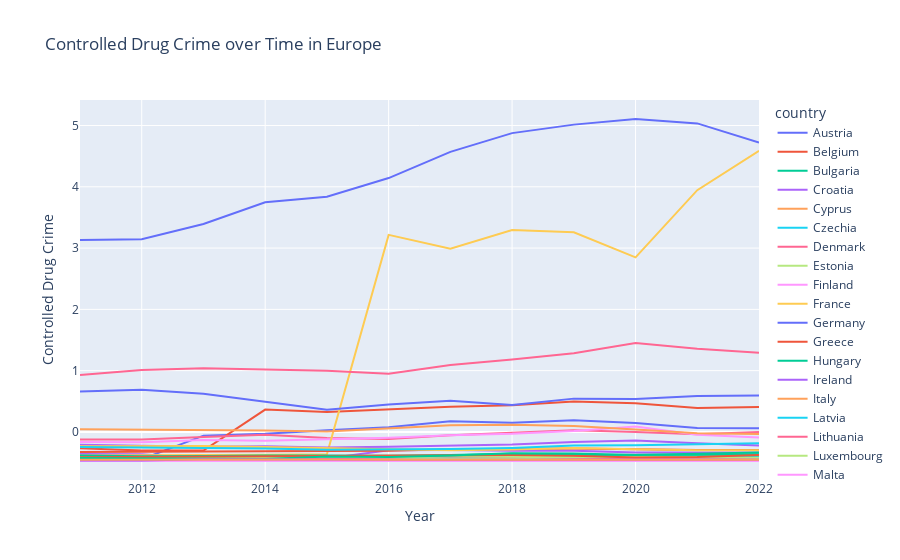

Write notebook code for a chart like this one.
### Code cell
fig = px.line(
    combined,
    x='year',
    y='safety',
    color='country',
    labels={'year': 'Year', 'safety': 'Controlled Drug Crime'},
    title= 'Controlled Drug Crime over Time in Europe',
    hover_data=['country', 'year']
)
fig

### Figure 1 — Plotly figure (JSON) as saved in the notebook; plotly's stock layout.template omitted (floating-point values rounded to 4 significant figures)
{"data": [{"customdata": [["Austria"], ["Austria"], ["Austria"], ["Austria"], ["Austria"], ["Austria"], ["Austria"], ["Austria"], ["Austria"], ["Austria"], ["Austria"], ["Austria"]], "hovertemplate": "country=%{customdata[0]}<br>Year=%{x}<br>Controlled Drug Crime=%{y}<extra></extra>", "legendgroup": "Austria", "line": {"color": "#636efa", "dash": "solid"}, "marker": {"symbol": "circle"}, "mode": "lines", "name": "Austria", "orientation": "v", "showlegend": true, "type": "scatter", "x": [2011, 2012, 2013, 2014, 2015, 2016, 2017, 2018, 2019, 2020, 2021, 2022], "xaxis": "x", "y": [-0.4414, -0.4465, -0.06115, -0.03164, 0.02814, 0.0763, 0.175, 0.1517, 0.1913, 0.1458, 0.06448, 0.06099], "yaxis": "y"}, {"customdata": [["Belgium"], ["Belgium"], ["Belgium"], ["Belgium"], ["Belgium"], ["Belgium"], ["Belgium"], ["Belgium"], ["Belgium"], ["Belgium"], ["Belgium"], ["Belgium"]], "hovertemplate": "country=%{customdata[0]}<br>Year=%{x}<br>Controlled Drug Crime=%{y}<extra></extra>", "legendgroup": "Belgium", "line": {"color": "#EF553B", "dash": "solid"}, "marker": {"symbol": "circle"}, "mode": "lines", "name": "Belgium", "orientation": "v", "showlegend": true, "type": "scatter", "x": [2011, 2012, 2013, 2014, 2015, 2016, 2017, 2018, 2019, 2020, 2021, 2022], "xaxis": "x", "y": [-0.2658, -0.3038, -0.3025, 0.3648, 0.327, 0.3716, 0.4124, 0.4358, 0.4963, 0.468, 0.3885, 0.4075], "yaxis": "y"}, {"customdata": [["Bulgaria"], ["Bulgaria"], ["Bulgaria"], ["Bulgaria"], ["Bulgaria"], ["Bulgaria"], ["Bulgaria"], ["Bulgaria"], ["Bulgaria"], ["Bulgaria"], ["Bulgaria"], ["Bulgaria"]], "hovertemplate": "country=%{customdata[0]}<br>Year=%{x}<br>Controlled Drug Crime=%{y}<extra></extra>", "legendgroup": "Bulgaria", "line": {"color": "#00cc96", "dash": "solid"}, "marker": {"symbol": "circle"}, "mode": "lines", "name": "Bulgaria", "orientation": "v", "showlegend": true, "type": "scatter", "x": [2011, 2012, 2013, 2014, 2015, 2016, 2017, 2018, 2019, 2020, 2021, 2022], "xaxis": "x", "y": [-0.4332, -0.4317, -0.4303, -0.4274, -0.4156, -0.4045, -0.4007, -0.3923, -0.3933, -0.4018, -0.4018, -0.3951], "yaxis": "y"}, {"customdata": [["Croatia"], ["Croatia"], ["Croatia"], ["Croatia"], ["Croatia"], ["Croatia"], ["Croatia"], ["Croatia"], ["Croatia"], ["Croatia"], ["Croatia"], ["Croatia"]], "hovertemplate": "country=%{customdata[0]}<br>Year=%{x}<br>Controlled Drug Crime=%{y}<extra></extra>", "legendgroup": "Croatia", "line": {"color": "#ab63fa", "dash": "solid"}, "marker": {"symbol": "circle"}, "mode": "lines", "name": "Croatia", "orientation": "v", "showlegend": true, "type": "scatter", "x": [2011, 2012, 2013, 2014, 2015, 2016, 2017, 2018, 2019, 2020, 2021, 2022], "xaxis": "x", "y": [-0.3583, -0.3655, -0.4359, -0.4355, -0.4335, -0.2995, -0.2965, -0.3059, -0.3059, -0.3362, -0.3402, -0.3366], "yaxis": "y"}, {"customdata": [["Cyprus"], ["Cyprus"], ["Cyprus"], ["Cyprus"], ["Cyprus"], ["Cyprus"], ["Cyprus"], ["Cyprus"], ["Cyprus"], ["Cyprus"], ["Cyprus"], ["Cyprus"]], "hovertemplate": "country=%{customdata[0]}<br>Year=%{x}<br>Controlled Drug Crime=%{y}<extra></extra>", "legendgroup": "Cyprus", "line": {"color": "#FFA15A", "dash": "solid"}, "marker": {"symbol": "circle"}, "mode": "lines", "name": "Cyprus", "orientation": "v", "showlegend": true, "type": "scatter", "x": [2011, 2012, 2013, 2014, 2015, 2016, 2017, 2018, 2019, 2020, 2021, 2022], "xaxis": "x", "y": [-0.4626, -0.4611, -0.4616, -0.4604, -0.4627, -0.4635, -0.4625, -0.4594, -0.4611, -0.4639, -0.4641, -0.4612], "yaxis": "y"}, {"customdata": [["Czechia"], ["Czechia"], ["Czechia"], ["Czechia"], ["Czechia"], ["Czechia"], ["Czechia"], ["Czechia"], ["Czechia"], ["Czechia"], ["Czechia"], ["Czechia"]], "hovertemplate": "country=%{customdata[0]}<br>Year=%{x}<br>Controlled Drug Crime=%{y}<extra></extra>", "legendgroup": "Czechia", "line": {"color": "#19d3f3", "dash": "solid"}, "marker": {"symbol": "circle"}, "mode": "lines", "name": "Czechia", "orientation": "v", "showlegend": true, "type": "scatter", "x": [2011, 2012, 2013, 2014, 2015, 2016, 2017, 2018, 2019, 2020, 2021, 2022], "xaxis": "x", "y": [-0.4214, -0.4186, -0.3987, -0.3914, -0.3921, -0.3919, -0.3914, -0.3934, -0.4033, -0.4129, -0.4128, -0.4127], "yaxis": "y"}, {"customdata": [["Denmark"], ["Denmark"], ["Denmark"], ["Denmark"], ["Denmark"], ["Denmark"], ["Denmark"], ["Denmark"], ["Denmark"], ["Denmark"], ["Denmark"], ["Denmark"]], "hovertemplate": "country=%{customdata[0]}<br>Year=%{x}<br>Controlled Drug Crime=%{y}<extra></extra>", "legendgroup": "Denmark", "line": {"color": "#FF6692", "dash": "solid"}, "marker": {"symbol": "circle"}, "mode": "lines", "name": "Denmark", "orientation": "v", "showlegend": true, "type": "scatter", "x": [2011, 2012, 2013, 2014, 2015, 2016, 2017, 2018, 2019, 2020, 2021, 2022], "xaxis": "x", "y": [-0.1246, -0.1236, -0.08327, -0.04799, -0.09806, -0.1153, -0.05424, -0.01629, 0.02621, -0.0002418, -0.03925, 0.0004909], "yaxis": "y"}, {"customdata": [["Estonia"], ["Estonia"], ["Estonia"], ["Estonia"], ["Estonia"], ["Estonia"], ["Estonia"], ["Estonia"], ["Estonia"], ["Estonia"], ["Estonia"], ["Estonia"]], "hovertemplate": "country=%{customdata[0]}<br>Year=%{x}<br>Controlled Drug Crime=%{y}<extra></extra>", "legendgroup": "Estonia", "line": {"color": "#B6E880", "dash": "solid"}, "marker": {"symbol": "circle"}, "mode": "lines", "name": "Estonia", "orientation": "v", "showlegend": true, "type": "scatter", "x": [2011, 2012, 2013, 2014, 2015, 2016, 2017, 2018, 2019, 2020, 2021, 2022], "xaxis": "x", "y": [-0.4185, -0.4064, -0.406, -0.415, -0.4008, -0.3906, -0.3882, -0.4081, -0.4158, -0.4204, -0.4216, -0.4255], "yaxis": "y"}, {"customdata": [["Finland"], ["Finland"], ["Finland"], ["Finland"], ["Finland"], ["Finland"], ["Finland"], ["Finland"], ["Finland"], ["Finland"], ["Finland"], ["Finland"]], "hovertemplate": "country=%{customdata[0]}<br>Year=%{x}<br>Controlled Drug Crime=%{y}<extra></extra>", "legendgroup": "Finland", "line": {"color": "#FF97FF", "dash": "solid"}, "marker": {"symbol": "circle"}, "mode": "lines", "name": "Finland", "orientation": "v", "showlegend": true, "type": "scatter", "x": [2011, 2012, 2013, 2014, 2015, 2016, 2017, 2018, 2019, 2020, 2021, 2022], "xaxis": "x", "y": [-0.1655, -0.17, -0.131, -0.1443, -0.1191, -0.09336, -0.05492, -0.03146, 0.01689, 0.08987, -0.0452, -0.09206], "yaxis": "y"}, {"customdata": [["France"], ["France"], ["France"], ["France"], ["France"], ["France"], ["France"], ["France"], ["France"], ["France"], ["France"], ["France"]], "hovertemplate": "country=%{customdata[0]}<br>Year=%{x}<br>Controlled Drug Crime=%{y}<extra></extra>", "legendgroup": "France", "line": {"color": "#FECB52", "dash": "solid"}, "marker": {"symbol": "circle"}, "mode": "lines", "name": "France", "orientation": "v", "showlegend": true, "type": "scatter", "x": [2011, 2012, 2013, 2014, 2015, 2016, 2017, 2018, 2019, 2020, 2021, 2022], "xaxis": "x", "y": [-0.3864, -0.3868, -0.3783, -0.3716, -0.3626, 3.216, 2.991, 3.295, 3.258, 2.849, 3.945, 4.588], "yaxis": "y"}, {"customdata": [["Germany"], ["Germany"], ["Germany"], ["Germany"], ["Germany"], ["Germany"], ["Germany"], ["Germany"], ["Germany"], ["Germany"], ["Germany"], ["Germany"]], "hovertemplate": "country=%{customdata[0]}<br>Year=%{x}<br>Controlled Drug Crime=%{y}<extra></extra>", "legendgroup": "Germany", "line": {"color": "#636efa", "dash": "solid"}, "marker": {"symbol": "circle"}, "mode": "lines", "name": "Germany", "orientation": "v", "showlegend": true, "type": "scatter", "x": [2011, 2012, 2013, 2014, 2015, 2016, 2017, 2018, 2019, 2020, 2021, 2022], "xaxis": "x", "y": [3.133, 3.143, 3.393, 3.748, 3.837, 4.142, 4.57, 4.876, 5.015, 5.107, 5.035, 4.724], "yaxis": "y"}, {"customdata": [["Greece"], ["Greece"], ["Greece"], ["Greece"], ["Greece"], ["Greece"], ["Greece"], ["Greece"], ["Greece"], ["Greece"], ["Greece"], ["Greece"]], "hovertemplate": "country=%{customdata[0]}<br>Year=%{x}<br>Controlled Drug Crime=%{y}<extra></extra>", "legendgroup": "Greece", "line": {"color": "#EF553B", "dash": "solid"}, "marker": {"symbol": "circle"}, "mode": "lines", "name": "Greece", "orientation": "v", "showlegend": true, "type": "scatter", "x": [2011, 2012, 2013, 2014, 2015, 2016, 2017, 2018, 2019, 2020, 2021, 2022], "xaxis": "x", "y": [-0.3275, -0.322, -0.317, -0.3111, -0.3122, -0.3076, -0.2815, -0.2703, -0.2693, -0.2811, -0.294, -0.2933], "yaxis": "y"}, {"customdata": [["Hungary"], ["Hungary"], ["Hungary"], ["Hungary"], ["Hungary"], ["Hungary"], ["Hungary"], ["Hungary"], ["Hungary"], ["Hungary"], ["Hungary"], ["Hungary"]], "hovertemplate": "country=%{customdata[0]}<br>Year=%{x}<br>Controlled Drug Crime=%{y}<extra></extra>", "legendgroup": "Hungary", "line": {"color": "#00cc96", "dash": "solid"}, "marker": {"symbol": "circle"}, "mode": "lines", "name": "Hungary", "orientation": "v", "showlegend": true, "type": "scatter", "x": [2011, 2012, 2013, 2014, 2015, 2016, 2017, 2018, 2019, 2020, 2021, 2022], "xaxis": "x", "y": [-0.3854, -0.3973, -0.3943, -0.3834, -0.3848, -0.389, -0.3782, -0.3544, -0.377, -0.3776, -0.3704, -0.3636], "yaxis": "y"}, {"customdata": [["Ireland"], ["Ireland"], ["Ireland"], ["Ireland"], ["Ireland"], ["Ireland"], ["Ireland"], ["Ireland"], ["Ireland"], ["Ireland"], ["Ireland"], ["Ireland"]], "hovertemplate": "country=%{customdata[0]}<br>Year=%{x}<br>Controlled Drug Crime=%{y}<extra></extra>", "legendgroup": "Ireland", "line": {"color": "#ab63fa", "dash": "solid"}, "marker": {"symbol": "circle"}, "mode": "lines", "name": "Ireland", "orientation": "v", "showlegend": true, "type": "scatter", "x": [2011, 2012, 2013, 2014, 2015, 2016, 2017, 2018, 2019, 2020, 2021, 2022], "xaxis": "x", "y": [-0.2086, -0.2268, -0.2429, -0.2347, -0.2547, -0.2431, -0.2285, -0.2061, -0.1624, -0.1385, -0.1841, -0.2227], "yaxis": "y"}, {"customdata": [["Italy"], ["Italy"], ["Italy"], ["Italy"], ["Italy"], ["Italy"], ["Italy"], ["Italy"], ["Italy"], ["Italy"], ["Italy"], ["Italy"]], "hovertemplate": "country=%{customdata[0]}<br>Year=%{x}<br>Controlled Drug Crime=%{y}<extra></extra>", "legendgroup": "Italy", "line": {"color": "#FFA15A", "dash": "solid"}, "marker": {"symbol": "circle"}, "mode": "lines", "name": "Italy", "orientation": "v", "showlegend": true, "type": "scatter", "x": [2011, 2012, 2013, 2014, 2015, 2016, 2017, 2018, 2019, 2020, 2021, 2022], "xaxis": "x", "y": [0.0427, 0.03992, 0.03574, 0.02261, 0.008383, 0.06033, 0.1084, 0.1151, 0.09863, 0.04033, -0.02087, -0.03181], "yaxis": "y"}, {"customdata": [["Latvia"], ["Latvia"], ["Latvia"], ["Latvia"], ["Latvia"], ["Latvia"], ["Latvia"], ["Latvia"], ["Latvia"], ["Latvia"], ["Latvia"], ["Latvia"]], "hovertemplate": "country=%{customdata[0]}<br>Year=%{x}<br>Controlled Drug Crime=%{y}<extra></extra>", "legendgroup": "Latvia", "line": {"color": "#19d3f3", "dash": "solid"}, "marker": {"symbol": "circle"}, "mode": "lines", "name": "Latvia", "orientation": "v", "showlegend": true, "type": "scatter", "x": [2011, 2012, 2013, 2014, 2015, 2016, 2017, 2018, 2019, 2020, 2021, 2022], "xaxis": "x", "y": [-0.4468, -0.4349, -0.4519, -0.4357, -0.423, -0.4362, -0.4312, -0.4371, -0.4409, -0.4467, -0.4545, -0.4575], "yaxis": "y"}, {"customdata": [["Lithuania"], ["Lithuania"], ["Lithuania"], ["Lithuania"], ["Lithuania"], ["Lithuania"], ["Lithuania"], ["Lithuania"], ["Lithuania"], ["Lithuania"], ["Lithuania"], ["Lithuania"]], "hovertemplate": "country=%{customdata[0]}<br>Year=%{x}<br>Controlled Drug Crime=%{y}<extra></extra>", "legendgroup": "Lithuania", "line": {"color": "#FF6692", "dash": "solid"}, "marker": {"symbol": "circle"}, "mode": "lines", "name": "Lithuania", "orientation": "v", "showlegend": true, "type": "scatter", "x": [2011, 2012, 2013, 2014, 2015, 2016, 2017, 2018, 2019, 2020, 2021, 2022], "xaxis": "x", "y": [-0.4424, -0.431, -0.4409, -0.4374, -0.4383, -0.4419, -0.4368, -0.4277, -0.4298, -0.432, -0.4288, -0.4298], "yaxis": "y"}, {"customdata": [["Luxembourg"], ["Luxembourg"], ["Luxembourg"], ["Luxembourg"], ["Luxembourg"], ["Luxembourg"], ["Luxembourg"], ["Luxembourg"], ["Luxembourg"], ["Luxembourg"], ["Luxembourg"], ["Luxembourg"]], "hovertemplate": "country=%{customdata[0]}<br>Year=%{x}<br>Controlled Drug Crime=%{y}<extra></extra>", "legendgroup": "Luxembourg", "line": {"color": "#B6E880", "dash": "solid"}, "marker": {"symbol": "circle"}, "mode": "lines", "name": "Luxembourg", "orientation": "v", "showlegend": true, "type": "scatter", "x": [2011, 2012, 2013, 2014, 2015, 2016, 2017, 2018, 2019, 2020, 2021, 2022], "xaxis": "x", "y": [-0.432, -0.4374, -0.4277, -0.4129, -0.4055, -0.4161, -0.4359, -0.431, -0.4122, -0.4063, -0.4193, -0.4221], "yaxis": "y"}, {"customdata": [["Malta"], ["Malta"], ["Malta"], ["Malta"], ["Malta"], ["Malta"], ["Malta"], ["Malta"], ["Malta"], ["Malta"], ["Malta"], ["Malta"]], "hovertemplate": "country=%{customdata[0]}<br>Year=%{x}<br>Controlled Drug Crime=%{y}<extra></extra>", "legendgroup": "Malta", "line": {"color": "#FF97FF", "dash": "solid"}, "marker": {"symbol": "circle"}, "mode": "lines", "name": "Malta", "orientation": "v", "showlegend": true, "type": "scatter", "x": [2011, 2012, 2013, 2014, 2015, 2016, 2017, 2018, 2019, 2020, 2021, 2022], "xaxis": "x", "y": [-0.4741, -0.4738, -0.4737, -0.4739, -0.4745, -0.4735, -0.4721, -0.4715, -0.4744, -0.4743, -0.4676, -0.4736], "yaxis": "y"}, {"customdata": [["Netherlands"], ["Netherlands"], ["Netherlands"], ["Netherlands"], ["Netherlands"], ["Netherlands"], ["Netherlands"], ["Netherlands"], ["Netherlands"], ["Netherlands"], ["Netherlands"], ["Netherlands"]], "hovertemplate": "country=%{customdata[0]}<br>Year=%{x}<br>Controlled Drug Crime=%{y}<extra></extra>", "legendgroup": "Netherlands", "line": {"color": "#FECB52", "dash": "solid"}, "marker": {"symbol": "circle"}, "mode": "lines", "name": "Netherlands", "orientation": "v", "showlegend": true, "type": "scatter", "x": [2011, 2012, 2013, 2014, 2015, 2016, 2017, 2018, 2019, 2020, 2021, 2022], "xaxis": "x", "y": [-0.2344, -0.2304, -0.2313, -0.2449, -0.2658, -0.2868, -0.2979, -0.2863, -0.2643, -0.2814, -0.2998, -0.2974], "yaxis": "y"}, {"customdata": [["Poland"], ["Poland"], ["Poland"], ["Poland"], ["Poland"], ["Poland"], ["Poland"], ["Poland"], ["Poland"], ["Poland"], ["Poland"], ["Poland"]], "hovertemplate": "country=%{customdata[0]}<br>Year=%{x}<br>Controlled Drug Crime=%{y}<extra></extra>", "legendgroup": "Poland", "line": {"color": "#636efa", "dash": "solid"}, "marker": {"symbol": "circle"}, "mode": "lines", "name": "Poland", "orientation": "v", "showlegend": true, "type": "scatter", "x": [2011, 2012, 2013, 2014, 2015, 2016, 2017, 2018, 2019, 2020, 2021, 2022], "xaxis": "x", "y": [0.661, 0.6888, 0.6213, 0.4972, 0.363, 0.4459, 0.5101, 0.4402, 0.5434, 0.5391, 0.586, 0.5934], "yaxis": "y"}, {"customdata": [["Portugal"], ["Portugal"], ["Portugal"], ["Portugal"], ["Portugal"], ["Portugal"], ["Portugal"], ["Portugal"], ["Portugal"], ["Portugal"], ["Portugal"], ["Portugal"]], "hovertemplate": "country=%{customdata[0]}<br>Year=%{x}<br>Controlled Drug Crime=%{y}<extra></extra>", "legendgroup": "Portugal", "line": {"color": "#EF553B", "dash": "solid"}, "marker": {"symbol": "circle"}, "mode": "lines", "name": "Portugal", "orientation": "v", "showlegend": true, "type": "scatter", "x": [2011, 2012, 2013, 2014, 2015, 2016, 2017, 2018, 2019, 2020, 2021, 2022], "xaxis": "x", "y": [-0.4125, -0.406, -0.4059, -0.4043, -0.396, -0.3891, -0.3779, -0.377, -0.3891, -0.4163, -0.4091, -0.3782], "yaxis": "y"}, {"customdata": [["Romania"], ["Romania"], ["Romania"], ["Romania"], ["Romania"], ["Romania"], ["Romania"], ["Romania"], ["Romania"], ["Romania"], ["Romania"], ["Romania"]], "hovertemplate": "country=%{customdata[0]}<br>Year=%{x}<br>Controlled Drug Crime=%{y}<extra></extra>", "legendgroup": "Romania", "line": {"color": "#00cc96", "dash": "solid"}, "marker": {"symbol": "circle"}, "mode": "lines", "name": "Romania", "orientation": "v", "showlegend": true, "type": "scatter", "x": [2011, 2012, 2013, 2014, 2015, 2016, 2017, 2018, 2019, 2020, 2021, 2022], "xaxis": "x", "y": [-0.4241, -0.433, -0.4393, -0.4401, -0.3997, -0.4086, -0.3833, -0.3473, -0.3532, -0.3759, -0.3575, -0.3357], "yaxis": "y"}, {"customdata": [["Slovakia"], ["Slovakia"], ["Slovakia"], ["Slovakia"], ["Slovakia"], ["Slovakia"], ["Slovakia"], ["Slovakia"], ["Slovakia"], ["Slovakia"], ["Slovakia"], ["Slovakia"]], "hovertemplate": "country=%{customdata[0]}<br>Year=%{x}<br>Controlled Drug Crime=%{y}<extra></extra>", "legendgroup": "Slovakia", "line": {"color": "#ab63fa", "dash": "solid"}, "marker": {"symbol": "circle"}, "mode": "lines", "name": "Slovakia", "orientation": "v", "showlegend": true, "type": "scatter", "x": [2011, 2012, 2013, 2014, 2015, 2016, 2017, 2018, 2019, 2020, 2021, 2022], "xaxis": "x", "y": [-0.4652, -0.4653, -0.4474, -0.4523, -0.4501, -0.4541, -0.4543, -0.4528, -0.4505, -0.4541, -0.4498, -0.4537], "yaxis": "y"}, {"customdata": [["Slovenia"], ["Slovenia"], ["Slovenia"], ["Slovenia"], ["Slovenia"], ["Slovenia"], ["Slovenia"], ["Slovenia"], ["Slovenia"], ["Slovenia"], ["Slovenia"], ["Slovenia"]], "hovertemplate": "country=%{customdata[0]}<br>Year=%{x}<br>Controlled Drug Crime=%{y}<extra></extra>", "legendgroup": "Slovenia", "line": {"color": "#FFA15A", "dash": "solid"}, "marker": {"symbol": "circle"}, "mode": "lines", "name": "Slovenia", "orientation": "v", "showlegend": true, "type": "scatter", "x": [2011, 2012, 2013, 2014, 2015, 2016, 2017, 2018, 2019, 2020, 2021, 2022], "xaxis": "x", "y": [-0.4539, -0.45, -0.4507, -0.4515, -0.4503, -0.4549, -0.4521, -0.4537, -0.4559, -0.454, -0.4552, -0.4558], "yaxis": "y"}, {"customdata": [["Spain"], ["Spain"], ["Spain"], ["Spain"], ["Spain"], ["Spain"], ["Spain"], ["Spain"], ["Spain"], ["Spain"], ["Spain"], ["Spain"]], "hovertemplate": "country=%{customdata[0]}<br>Year=%{x}<br>Controlled Drug Crime=%{y}<extra></extra>", "legendgroup": "Spain", "line": {"color": "#19d3f3", "dash": "solid"}, "marker": {"symbol": "circle"}, "mode": "lines", "name": "Spain", "orientation": "v", "showlegend": true, "type": "scatter", "x": [2011, 2012, 2013, 2014, 2015, 2016, 2017, 2018, 2019, 2020, 2021, 2022], "xaxis": "x", "y": [-0.2445, -0.2554, -0.2586, -0.2721, -0.2926, -0.2868, -0.279, -0.2611, -0.2231, -0.2156, -0.1973, -0.1859], "yaxis": "y"}, {"customdata": [["Sweden"], ["Sweden"], ["Sweden"], ["Sweden"], ["Sweden"], ["Sweden"], ["Sweden"], ["Sweden"], ["Sweden"], ["Sweden"], ["Sweden"], ["Sweden"]], "hovertemplate": "country=%{customdata[0]}<br>Year=%{x}<br>Controlled Drug Crime=%{y}<extra></extra>", "legendgroup": "Sweden", "line": {"color": "#FF6692", "dash": "solid"}, "marker": {"symbol": "circle"}, "mode": "lines", "name": "Sweden", "orientation": "v", "showlegend": true, "type": "scatter", "x": [2011, 2012, 2013, 2014, 2015, 2016, 2017, 2018, 2019, 2020, 2021, 2022], "xaxis": "x", "y": [0.9275, 1.01, 1.037, 1.023, 0.9972, 0.9512, 1.09, 1.182, 1.285, 1.45, 1.359, 1.292], "yaxis": "y"}], "layout": {"legend": {"title": {"text": "country"}, "tracegroupgap": 0}, "title": {"text": "Controlled Drug Crime over Time in Europe"}, "xaxis": {"anchor": "y", "domain": [0, 1], "title": {"text": "Year"}}, "yaxis": {"anchor": "x", "domain": [0, 1], "title": {"text": "Controlled Drug Crime"}}}}
